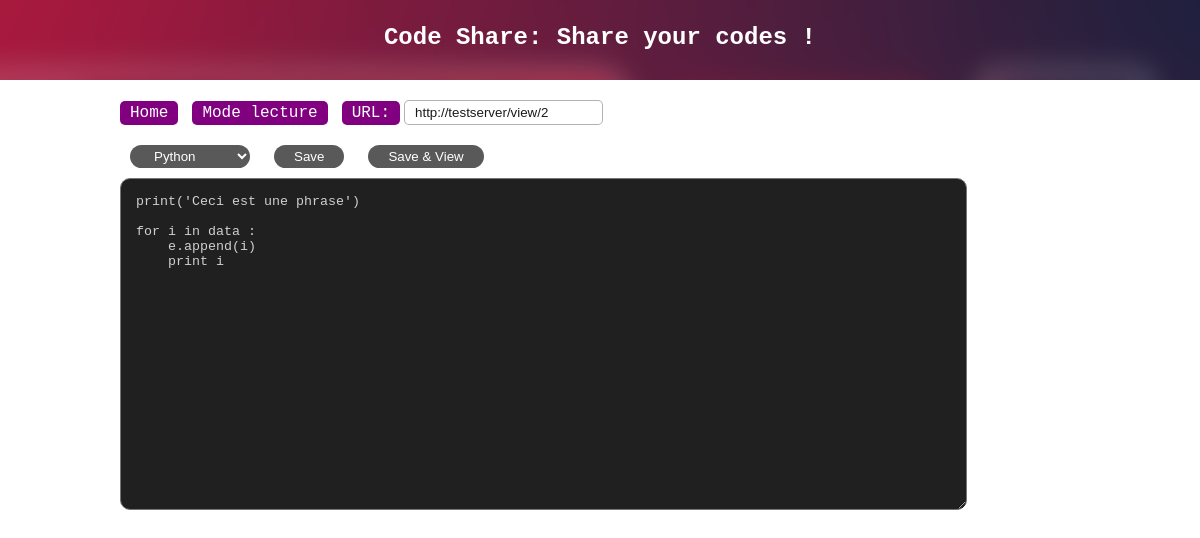
Page /edit/2/ on the committed database.
### tables this page shows
CREATE TABLE code (
            uid INTEGER PRIMARY KEY AUTOINCREMENT,
            code TEXT DEFAULT 'print(''What a gorgeous code !'')',
            language VARCHAR(50) DEFAULT 'python',
            createdAt TIMESTAMP DEFAULT CURRENT_TIMESTAMP,
            updatedAt TIMESTAMP
        );

### app.py (the view)
@app.route('/edit/<string:uid>/')
def edit(uid):
    row = getCode(uid)
    if row is None:
        return render_template('error.html',uid = uid)
    d = dict(
        uid=uid,
        code=row[0],
        language=row[1],
        createdAt = row[2],
        updatedAt = row[3],
        url="{}view/{}".format(request.host_url,uid)
    )
    return render_template('edit.html', **d)

### model_sqlite.py (called while the page is built)
def getCode(uid):
    conn = sqlite3.connect('shareCode.db')
    c = conn.cursor()
    c.execute('''
        SELECT
            code,
            language,
            createdAt,
            updatedAt
        FROM code
        WHERE uid = ?
    ''', uid)
    result = c.fetchone()
    conn.commit()
    conn.close()
    return result

### templates/edit.html (shortened to what this page needs)
<html>
   <head>
		<link href="/static/style.css" rel="stylesheet">
	</head>
   <body>
		<main>
			<section class="header view">
				<h1>Code Share: Share your codes !</h1>
			</section>
			<section class="content view">
				<div class="btn-cont">
					<a href="/">Home</a>
					<a href="/view/{{ uid }}">Mode lecture</a>
					<form>
						<label>URL:</label>
						<input name='url' value="{{ url }}">
					</form>
				</div>
				<form class="main-form" method="POST" action="/publish" enctypwe="multipart/form-data">
					<select name="language">
						<option value="python" {% if 'python' == language %} selected {% endif %}>Python</option>
					</select>
					<button type="submit" name="submit" value="edit">Save</button>
					<button type="submit" name="submit" value="view">Save &amp; View</button>
					<textarea name="code" rows=20 cols=100>{{ code }}</textarea>
			   </form>
			</section>
		</main>
   </body>
</html>

### static/style.css (style rules this page uses)
* { margin: 0; padding: 0; color: rgb(0,0,0,0.9); }
h1, h2 { font-family: 'Courier New', Courier, monospace; padding: 10px 0 15px; }
a { text-decoration: none; }
body { width: 100vw; height: 100vh; overflow: auto; }
main { text-align: center; }
section { display: inline-block; }
section.header { width: 100vw; height: 40vh; background: url(/static/header.png) center 0 no-repeat fixed; background-size: cover; display: flex; flex-direction: column; justify-content: center; align-items: center; }
section.header.view { height: 10vh; }
section.header h1 { color: white; }
section.content { width: 80vw; min-width: 600px; padding: 20px 0 100px; }
.btn-cont { text-align: left; margin-bottom: 20px; }
.btn-cont a, .btn-cont form>label, .home-admin { padding: 3px 10px; background: purple; border-radius: 5px; color: white; font-family: 'Courier New', Courier, monospace; }
.btn-cont a { margin-right: 10px; cursor: pointer; }
.btn-cont form { display: inline-block; }
.btn-cont form>input { padding: 4px 10px; border-radius: 5px; border: 1px solid rgb(0,0,0,0.3); }
.main-form { text-align: left; }
.main-form textarea { background: #202020; color: #d0d0d0; padding: 15px; border-radius: 10px; outline: none; display: inline-block; }
.main-form select, .main-form button { padding: 0 20px; height: 23px; display: inline-block; border-radius: 99px; background: rgb(0,0,0,0.65); color: white; margin: 0 10px 10px; border: none; cursor: pointer; outline: none; }

### rows in the picture
code: language "Python", code "print('Ceci est une phrase') for i in data : e.append(i) print i"
